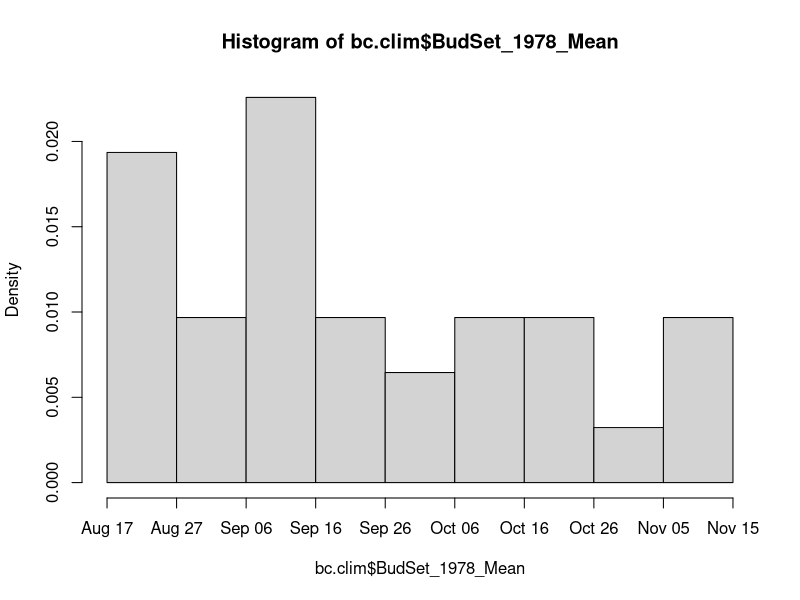
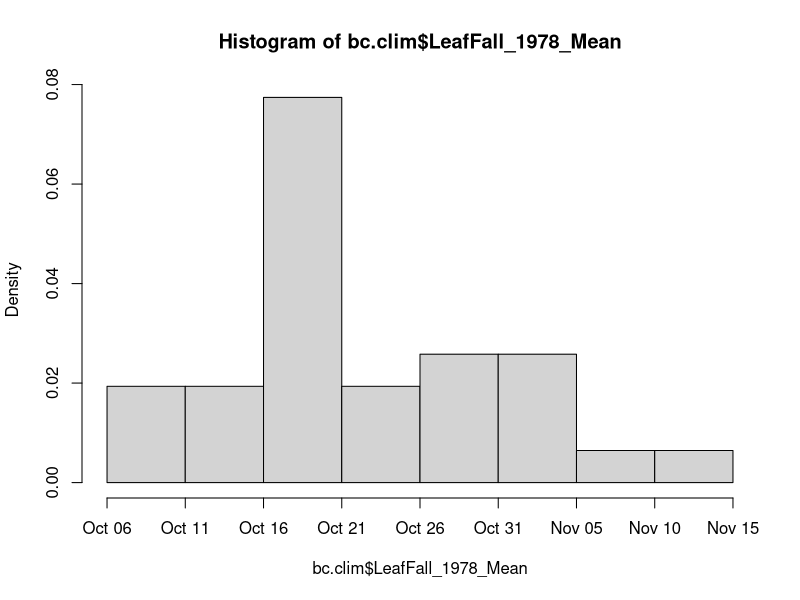
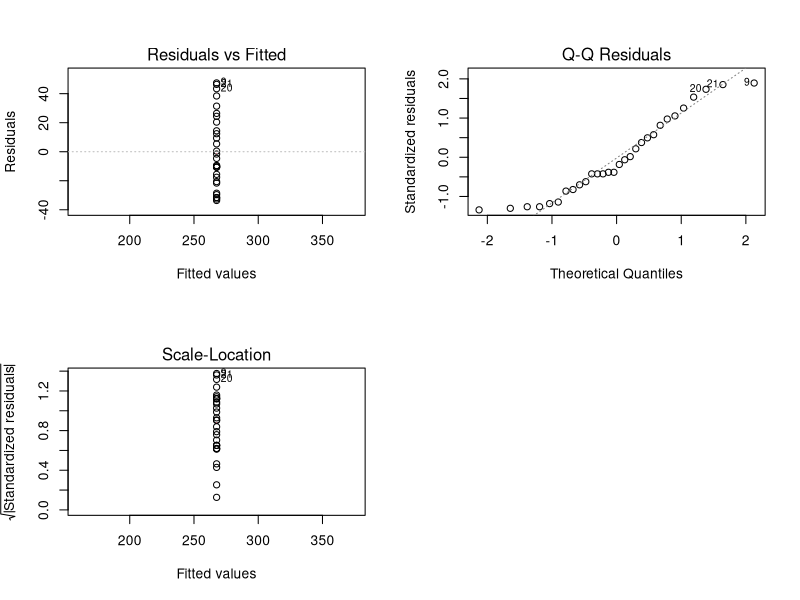
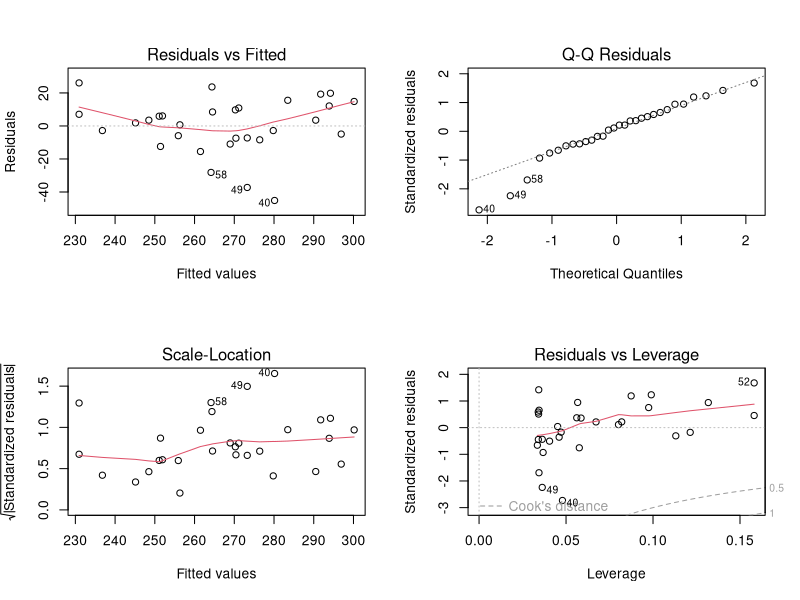
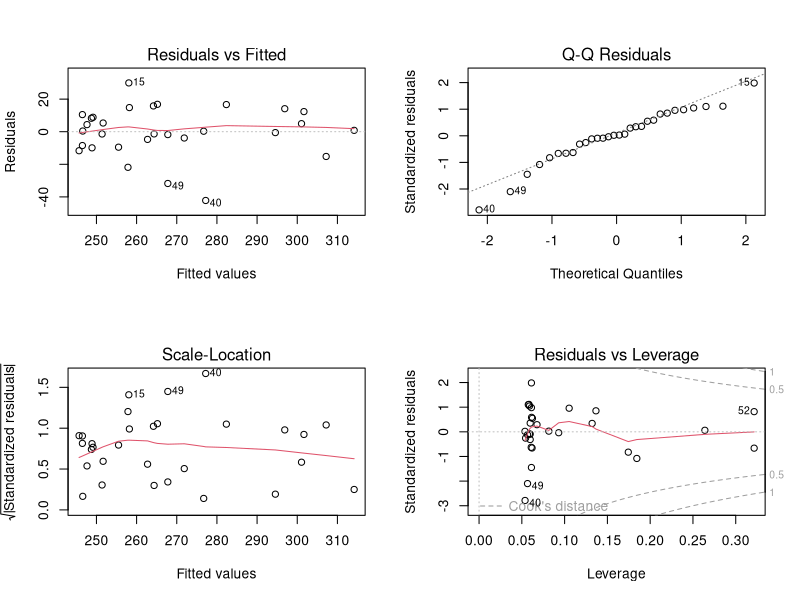
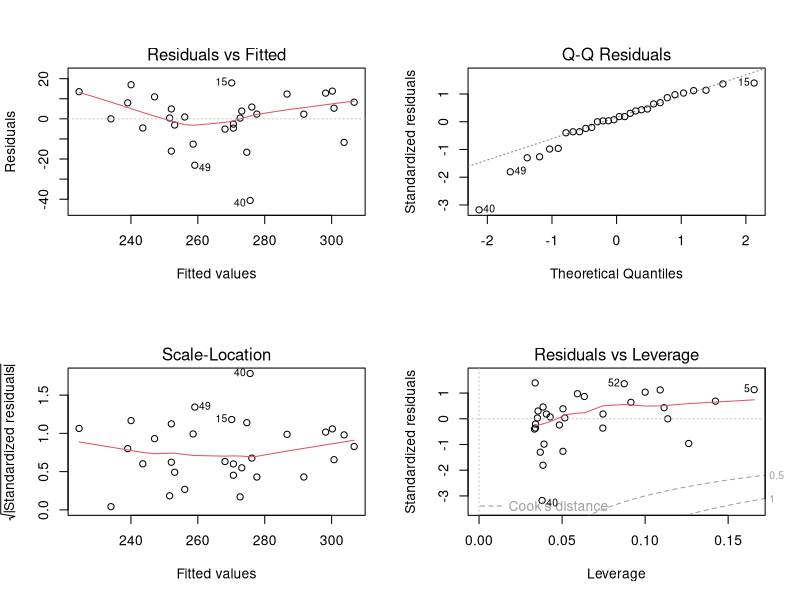
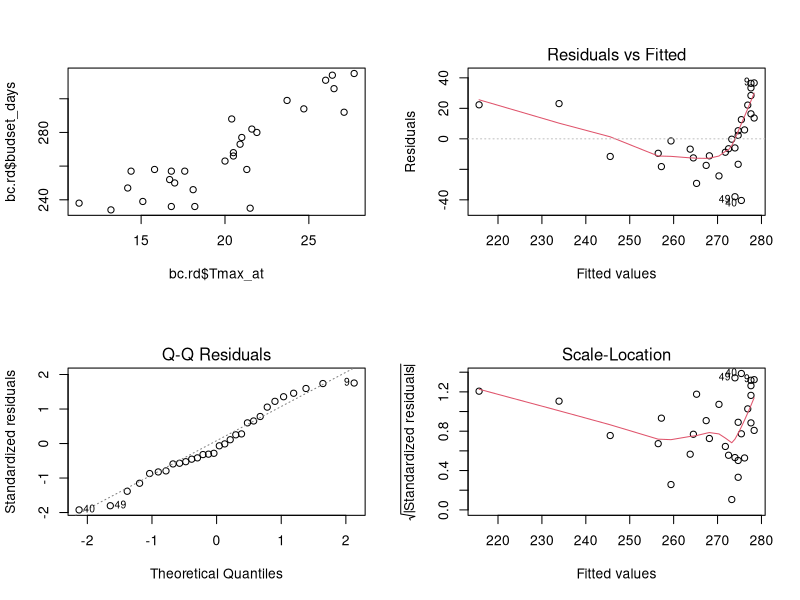
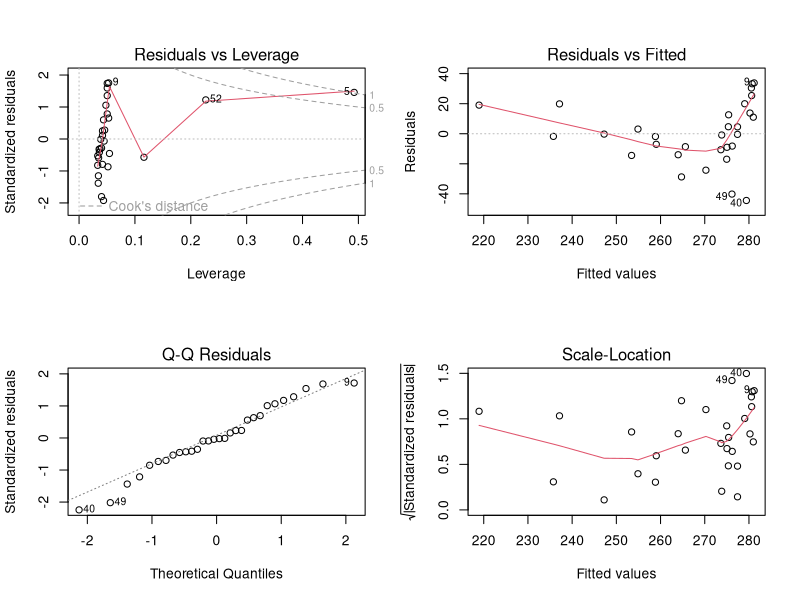

Here is the R script that generated these plots, in order:
# Black cherry carter fall models
# version 2
# author: Mary McCafferty

#load packages
library(ggplot2) #for visualization

#read in data
bc.clim = read.csv("BlackCherryCarter_withClimate.csv")

#make the date variables in date format
bc.clim$BudSet_1978_Mean = as.Date(bc.clim$BudSet_1978_Mean, "%Y-%m-%d")
bc.clim$LeafFall_1978_Mean = as.Date(bc.clim$LeafFall_1978_Mean, "%Y-%m-%d")

hist(bc.clim$BudSet_1978_Mean, breaks = 10)
hist(bc.clim$LeafFall_1978_Mean, breaks = 10)
# not normally distributed
# more variation in budset than leaf fall at same test site

bc.clim$budset_days = as.numeric(bc.clim$BudSet_1978_Mean- as.Date("12/31/1977", "%m/%d/%Y"))
bc.clim$leaffall_days = as.numeric(bc.clim$LeafFall_1978_Mean- as.Date("12/31/1977", "%m/%d/%Y"))

bc.fall.cor = bc.clim[names(bc.clim) %in% c("budset_days", "leaffall_days", "daylength_diff",
                                              "Tmax_at", "DD_0_at", "DD_0_wt", 
                                              "MAT", "MWMT", "MCMT", "TD", "MAP", "eFFP", "CMD")]

bc.fall.cor = na.omit(bc.fall.cor)

bc.fall.pearson = cor(bc.fall.cor, method = "pearson") 
bc.fall.spearman = cor(bc.fall.cor, method = "spearman")

# budset highly correlated with summer temperature variables (particularly ones of max/ high temperatures)
# leaf fall also highly correlated with summer heat variables
# not as strong with drought/ moisture index


# filter to only Reedsville observations
bc.rd = na.omit(bc.clim)

# run all models for budset
par(mfrow = c(2, 2))

# the null model
set.null = lm(budset_days ~ 1, data = bc.rd)
summary(set.null)
plot(set.null)
r2.null = summary(set.null)$adj.r.squared

# daylength
set.day = lm(budset_days ~ daylength_diff, data = bc.rd)
summary(set.day)
plot(set.day)
# significant but needs nonlinear fit potentially

set.day2 = lm(budset_days ~ daylength_diff + I(daylength_diff^2), data = bc.rd)
summary(set.day2)
plot(set.day2)
#significant
r2.day = summary(set.day2)$adj.r.squared

#tmax_at
set.tmaxat = lm(budset_days ~ Tmax_at, data = bc.rd)
summary(set.tmaxat)
plot(set.tmaxat)
plot(bc.rd$Tmax_at, bc.rd$budset_days)
# this is strong but fit is not super linear
r2.tmaxat = summary(set.tmaxat)$adj.r.squared

#DD_0_at
set.dd0at = lm(budset_days ~ DD_0_at, data = bc.rd)
summary(set.dd0at)
plot(set.dd0at)
r2.dd0at = summary(set.dd0at)$adj.r.squared

#DD_0_wt
set.dd0wt = lm(budset_days ~ DD_0_wt, data = bc.rd)
summary(set.dd0wt)
plot(set.dd0wt)
r2.dd0wt = summary(set.dd0wt)$adj.r.squared

# MAT
set.mat = lm(budset_days ~ MAT, data = bc.rd)
summary(set.mat)
plot(set.mat)
# qqplot not great
r2.mat = summary(set.mat)$adj.r.squared

# MCMT
set.mcmt = lm(budset_days ~ MCMT, data = bc.rd)
summary(set.mcmt)
plot(set.mcmt)
# not super strong
r2.mcmt = summary(set.mcmt)$adj.r.squared

# MWMT
set.mwmt = lm(budset_days ~ MWMT, data = bc.rd)
summary(set.mwmt)
plot(set.mwmt)
# not great resid
ggplot(data = bc.rd, aes(x=MWMT, y=budset_days))+
  geom_point()+ geom_smooth(method = 'lm')

# quadratic term is better
set.mwmt2 = lm(budset_days ~ MWMT + I(MWMT^2), data = bc.rd)
summary(set.mwmt2)
plot(set.mwmt2)
ggplot(data = bc.rd, aes(x=MWMT, y=budset_days))+
  geom_point()+ geom_smooth(method = 'lm', formula = y~x+I(x^2), se=F)
r2.mwmt = summary(set.mwmt2)$adj.r.squared

# MAP
set.map = lm(budset_days ~ MAP, data = bc.rd)
summary(set.map)
plot(set.map)
# not significant
r2.map = summary(set.map)$adj.r.squared

# TD
set.td = lm(budset_days ~ TD, data = bc.rd)
summary(set.td)
plot(set.td)
# weaker than others
r2.td = summary(set.td)$adj.r.squared

# eFFP
set.effp = lm(budset_days ~ eFFP, data = bc.rd)
summary(set.effp)
plot(set.effp)
# pretty good residuals
r2.effp = summary(set.effp)$adj.r.squared

# CMD
set.cmd = lm(budset_days ~ CMD, data = bc.rd)
summary(set.cmd)
plot(set.cmd)
# better residuals, weaker model
r2.cmd = summary(set.cmd)$adj.r.squared

#compare the models
anova(set.null, set.day2, set.tmaxat, set.dd0at, set.dd0wt, set.mat, set.mcmt, set.mwmt2, set.map, set.td, set.effp, set.cmd)
aics = AIC(set.null, set.day2, set.tmaxat, set.dd0at, set.dd0wt, set.mat, set.mcmt, set.mwmt2, set.map, set.td, set.effp, set.cmd)
r2s = c(r2.null, r2.day, r2.tmaxat, r2.dd0at, r2.dd0wt, r2.mat, r2.mcmt, r2.mwmt, r2.map, r2.td, r2.effp, r2.cmd)

results = cbind(aics, r2s)
results
write.csv(results, "BlackCherryBudsetResults.csv")

ggplot(aes(MWMT, budset_days), data = bc.rd)+
  geom_point()+geom_smooth(method = 'lm', se=F, formula = y~x +I(x^2))

#MWMT is best model

par(mfrow = c(2,2))
### Repeat with models for leaf fall
# the null model
fall.null = lm(leaffall_days ~ 1, data = bc.rd)
summary(fall.null)
plot(fall.null)
r2.null = summary(fall.null)$adj.r.squared

# daylength
fall.day = lm(leaffall_days ~ daylength_diff, data = bc.rd)
summary(fall.day)
plot(fall.day)
# significant but others are more

fall.day2 = lm(leaffall_days ~ daylength_diff + I(daylength_diff^2), data = bc.rd)
summary(fall.day2)
plot(fall.day2)
#quadratic term not significant
r2.day = summary(fall.day)$adj.r.squared

#tmax_at
fall.tmaxat = lm(leaffall_days ~ Tmax_at, data = bc.rd)
summary(fall.tmaxat)
plot(fall.tmaxat)
plot(bc.rd$Tmax_at, bc.rd$leaffall_days)
# this is strong but tmaxsm better
r2.tmaxat = summary(fall.tmaxat)$adj.r.squared

#DD_0_at
fall.dd0at = lm(leaffall_days ~ DD_0_at, data = bc.rd)
summary(fall.dd0at)
plot(fall.dd0at)
# not great
#check quadratic
fall.dd0at2 = lm(leaffall_days ~ DD_0_at + I(DD_0_at^2), data = bc.rd)
summary(fall.dd0at2)
plot(fall.dd0at2)
#significant
r2.dd0at = summary(fall.dd0at2)$adj.r.squared

#DD_0_wt
fall.dd0wt = lm(leaffall_days ~ DD_0_wt, data = bc.rd)
summary(fall.dd0wt)
plot(fall.dd0wt)
# weaker
#check quadratic
fall.dd0wt2 = lm(leaffall_days ~ DD_0_wt + I(DD_0_wt^2), data = bc.rd)
summary(fall.dd0wt2)
plot(fall.dd0wt2)
#better but not significant enough
r2.dd0wt = summary(fall.dd0wt)$adj.r.squared

# MAT
fall.mat = lm(leaffall_days ~ MAT, data = bc.rd)
summary(fall.mat)
plot(fall.mat)
# qqplot not great
r2.mat = summary(fall.mat)$adj.r.squared

# MCMT
fall.mcmt = lm(leaffall_days ~ MCMT, data = bc.rd)
summary(fall.mcmt)
plot(fall.mcmt)
# not super strong
r2.mcmt = summary(fall.mcmt)$adj.r.squared

# MWMT
fall.mwmt = lm(leaffall_days ~ MWMT, data = bc.rd)
summary(fall.mwmt)
plot(fall.mwmt)
# one of strongest
ggplot(data = bc.rd, aes(x=MWMT, y=leaffall_days))+
  geom_point()+ geom_smooth(method = 'lm')

# quadratic term not significant
fall.mwmt2 = lm(leaffall_days ~ MWMT + I(MWMT^2), data = bc.rd)
summary(fall.mwmt2)
plot(fall.mwmt2)
r2.mwmt = summary(fall.mwmt)$adj.r.squared

# MAP
fall.map = lm(leaffall_days ~ MAP, data = bc.rd)
summary(fall.map)
plot(fall.map)
# not significant

fall.map2 = lm(leaffall_days ~ MAP + I(MAP^2), data = bc.rd)
summary(fall.map2)
plot(fall.map2)
#not significant enough
r2.map = summary(fall.map)$adj.r.squared

# TD
fall.td = lm(leaffall_days ~ TD, data = bc.rd)
summary(fall.td)
plot(fall.td)
# weaker than others
r2.td = summary(fall.td)$adj.r.squared

# eFFP
fall.effp = lm(leaffall_days ~ eFFP, data = bc.rd)
summary(fall.effp)
plot(fall.effp)
# pretty good residuals, slight curve
r2.effp = summary(fall.effp)$adj.r.squared

# CMD
fall.cmd = lm(leaffall_days ~ CMD, data = bc.rd)
summary(fall.cmd)
plot(fall.cmd)
# better residuals, weaker model
r2.cmd = summary(fall.cmd)$adj.r.squared

#compare the models
anova(fall.null, fall.day, fall.tmaxat, fall.dd0at2, fall.dd0wt, fall.mat, fall.mcmt, fall.mwmt, fall.map, fall.td, fall.effp, fall.cmd)
aics = AIC(fall.null, fall.day, fall.tmaxat, fall.dd0at2, fall.dd0wt, fall.mat, fall.mcmt, fall.mwmt, fall.map, fall.td, fall.effp, fall.cmd)
r2s = c(r2.null, r2.day, r2.tmaxat, r2.dd0at, r2.dd0wt, r2.mat, r2.mcmt, r2.mwmt, r2.map, r2.td, r2.effp, r2.cmd)


#save the results
results = cbind(aics, r2s)
results
write.csv(results, "BlackCherryLeafFallResults.csv")
